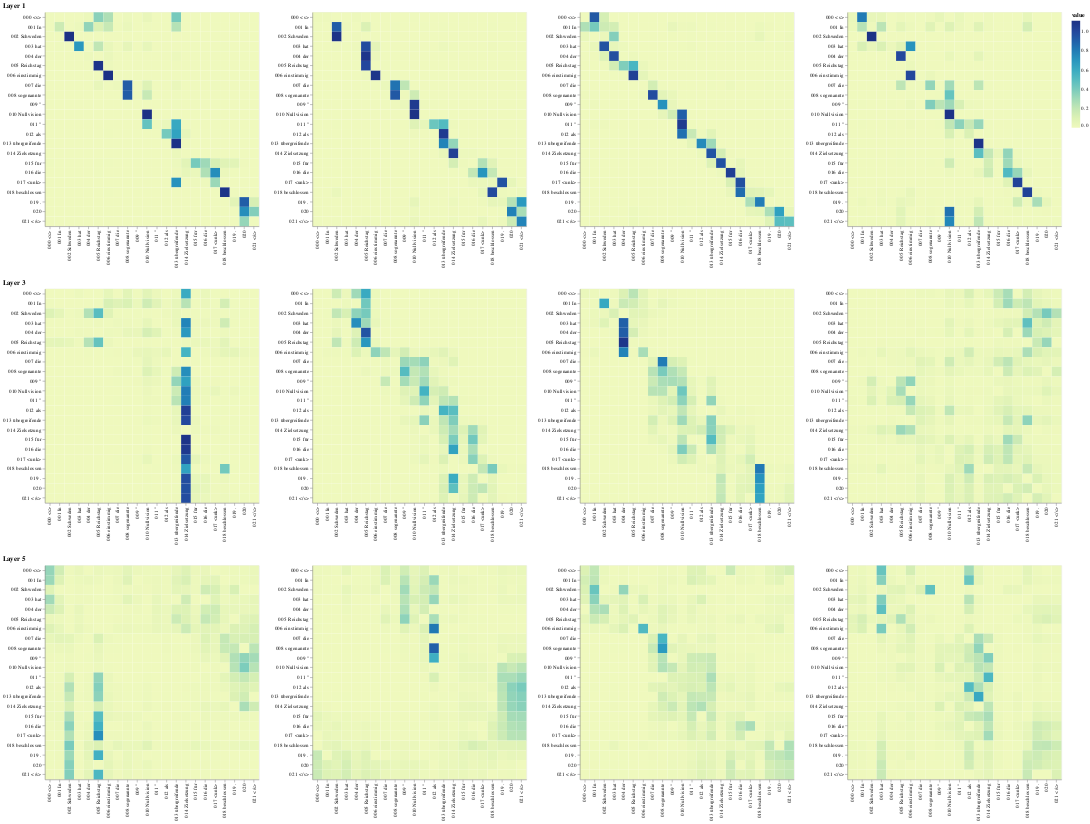

Notebook code cell kept with this figure:
### Code cell
def viz_encoder_self():
    model, example_data = run_model_example(n_examples=1)
    example = example_data[
        len(example_data) - 1
    ]  # batch object for the final example

    layer_viz = [
        visualize_layer(
            model, layer, get_encoder, len(example[1]), example[1], example[1]
        )
        for layer in range(6)
    ]
    return alt.hconcat(
        layer_viz[0]
        # & layer_viz[1]
        & layer_viz[2]
        # & layer_viz[3]
        & layer_viz[4]
        # & layer_viz[5]
    )


show_example(viz_encoder_self)

### Figure 1 — Vega-Lite specification as saved in the notebook (floating-point values rounded to 4 significant figures; data arrays with more than 128 entries replaced by an {"elided": "..."} marker saying what was removed)
{"config": {"view": {"continuousWidth": 400, "continuousHeight": 300}}, "hconcat": [{"vconcat": [{"hconcat": [{"data": {"name": "data-21e4723f0a6b9dee32a619f15b3fd46e"}, "mark": "rect", "encoding": {"color": {"field": "value", "type": "quantitative"}, "tooltip": [{"field": "row", "type": "quantitative"}, {"field": "column", "type": "quantitative"}, {"field": "value", "type": "quantitative"}, {"field": "row_token", "type": "nominal"}, {"field": "col_token", "type": "nominal"}], "x": {"axis": {"title": ""}, "field": "col_token", "type": "nominal"}, "y": {"axis": {"title": ""}, "field": "row_token", "type": "nominal"}}, "height": 400, "selection": {"selector006": {"type": "interval", "bind": "scales", "encodings": ["x", "y"]}}, "width": 400}, {"data": {"name": "data-7379deee7037b4201303054009f3fa48"}, "mark": "rect", "encoding": {"color": {"field": "value", "type": "quantitative"}, "tooltip": [{"field": "row", "type": "quantitative"}, {"field": "column", "type": "quantitative"}, {"field": "value", "type": "quantitative"}, {"field": "row_token", "type": "nominal"}, {"field": "col_token", "type": "nominal"}], "x": {"axis": {"title": ""}, "field": "col_token", "type": "nominal"}, "y": {"axis": {"title": ""}, "field": "row_token", "type": "nominal"}}, "height": 400, "selection": {"selector008": {"type": "interval", "bind": "scales", "encodings": ["x", "y"]}}, "width": 400}, {"data": {"name": "data-0ce73478bbe996c7630a9d85d274f993"}, "mark": "rect", "encoding": {"color": {"field": "value", "type": "quantitative"}, "tooltip": [{"field": "row", "type": "quantitative"}, {"field": "column", "type": "quantitative"}, {"field": "value", "type": "quantitative"}, {"field": "row_token", "type": "nominal"}, {"field": "col_token", "type": "nominal"}], "x": {"axis": {"title": ""}, "field": "col_token", "type": "nominal"}, "y": {"axis": {"title": ""}, "field": "row_token", "type": "nominal"}}, "height": 400, "selection": {"selector010": {"type": "interval", "bind": "scales", "encodings": ["x", "y"]}}, "width": 400}, {"data": {"name": "data-5a4f370612d2f826a64087ccdeece668"}, "mark": "rect", "encoding": {"color": {"field": "value", "type": "quantitative"}, "tooltip": [{"field": "row", "type": "quantitative"}, {"field": "column", "type": "quantitative"}, {"field": "value", "type": "quantitative"}, {"field": "row_token", "type": "nominal"}, {"field": "col_token", "type": "nominal"}], "x": {"axis": {"title": ""}, "field": "col_token", "type": "nominal"}, "y": {"axis": {"title": ""}, "field": "row_token", "type": "nominal"}}, "height": 400, "selection": {"selector012": {"type": "interval", "bind": "scales", "encodings": ["x", "y"]}}, "width": 400}]}, {"vconcat": [{"hconcat": [{"data": {"name": "data-0e517a7b10c96765b24c174981316c5d"}, "mark": "rect", "encoding": {"color": {"field": "value", "type": "quantitative"}, "tooltip": [{"field": "row", "type": "quantitative"}, {"field": "column", "type": "quantitative"}, {"field": "value", "type": "quantitative"}, {"field": "row_token", "type": "nominal"}, {"field": "col_token", "type": "nominal"}], "x": {"axis": {"title": ""}, "field": "col_token", "type": "nominal"}, "y": {"axis": {"title": ""}, "field": "row_token", "type": "nominal"}}, "height": 400, "selection": {"selector022": {"type": "interval", "bind": "scales", "encodings": ["x", "y"]}}, "width": 400}, {"data": {"name": "data-6462ac959753b070897212dcf35d1c44"}, "mark": "rect", "encoding": {"color": {"field": "value", "type": "quantitative"}, "tooltip": [{"field": "row", "type": "quantitative"}, {"field": "column", "type": "quantitative"}, {"field": "value", "type": "quantitative"}, {"field": "row_token", "type": "nominal"}, {"field": "col_token", "type": "nominal"}], "x": {"axis": {"title": ""}, "field": "col_token", "type": "nominal"}, "y": {"axis": {"title": ""}, "field": "row_token", "type": "nominal"}}, "height": 400, "selection": {"selector024": {"type": "interval", "bind": "scales", "encodings": ["x", "y"]}}, "width": 400}, {"data": {"name": "data-2823a55fb400808bf61d335ce5e41192"}, "mark": "rect", "encoding": {"color": {"field": "value", "type": "quantitative"}, "tooltip": [{"field": "row", "type": "quantitative"}, {"field": "column", "type": "quantitative"}, {"field": "value", "type": "quantitative"}, {"field": "row_token", "type": "nominal"}, {"field": "col_token", "type": "nominal"}], "x": {"axis": {"title": ""}, "field": "col_token", "type": "nominal"}, "y": {"axis": {"title": ""}, "field": "row_token", "type": "nominal"}}, "height": 400, "selection": {"selector026": {"type": "interval", "bind": "scales", "encodings": ["x", "y"]}}, "width": 400}, {"data": {"name": "data-994265153d37dfdeb5b7b84c03358b21"}, "mark": "rect", "encoding": {"color": {"field": "value", "type": "quantitative"}, "tooltip": [{"field": "row", "type": "quantitative"}, {"field": "column", "type": "quantitative"}, {"field": "value", "type": "quantitative"}, {"field": "row_token", "type": "nominal"}, {"field": "col_token", "type": "nominal"}], "x": {"axis": {"title": ""}, "field": "col_token", "type": "nominal"}, "y": {"axis": {"title": ""}, "field": "row_token", "type": "nominal"}}, "height": 400, "selection": {"selector028": {"type": "interval", "bind": "scales", "encodings": ["x", "y"]}}, "width": 400}]}], "title": "Layer 3"}, {"vconcat": [{"hconcat": [{"data": {"name": "data-efa49ef707ba3962096032daf8df91f8"}, "mark": "rect", "encoding": {"color": {"field": "value", "type": "quantitative"}, "tooltip": [{"field": "row", "type": "quantitative"}, {"field": "column", "type": "quantitative"}, {"field": "value", "type": "quantitative"}, {"field": "row_token", "type": "nominal"}, {"field": "col_token", "type": "nominal"}], "x": {"axis": {"title": ""}, "field": "col_token", "type": "nominal"}, "y": {"axis": {"title": ""}, "field": "row_token", "type": "nominal"}}, "height": 400, "selection": {"selector038": {"type": "interval", "bind": "scales", "encodings": ["x", "y"]}}, "width": 400}, {"data": {"name": "data-5f967368f64709e6bfd3e409d2ed6847"}, "mark": "rect", "encoding": {"color": {"field": "value", "type": "quantitative"}, "tooltip": [{"field": "row", "type": "quantitative"}, {"field": "column", "type": "quantitative"}, {"field": "value", "type": "quantitative"}, {"field": "row_token", "type": "nominal"}, {"field": "col_token", "type": "nominal"}], "x": {"axis": {"title": ""}, "field": "col_token", "type": "nominal"}, "y": {"axis": {"title": ""}, "field": "row_token", "type": "nominal"}}, "height": 400, "selection": {"selector040": {"type": "interval", "bind": "scales", "encodings": ["x", "y"]}}, "width": 400}, {"data": {"name": "data-faeabb865e1c2ca7c8a8bfe36321f913"}, "mark": "rect", "encoding": {"color": {"field": "value", "type": "quantitative"}, "tooltip": [{"field": "row", "type": "quantitative"}, {"field": "column", "type": "quantitative"}, {"field": "value", "type": "quantitative"}, {"field": "row_token", "type": "nominal"}, {"field": "col_token", "type": "nominal"}], "x": {"axis": {"title": ""}, "field": "col_token", "type": "nominal"}, "y": {"axis": {"title": ""}, "field": "row_token", "type": "nominal"}}, "height": 400, "selection": {"selector042": {"type": "interval", "bind": "scales", "encodings": ["x", "y"]}}, "width": 400}, {"data": {"name": "data-5dbea9c1eb39f11e2e72e26a016ff0b8"}, "mark": "rect", "encoding": {"color": {"field": "value", "type": "quantitative"}, "tooltip": [{"field": "row", "type": "quantitative"}, {"field": "column", "type": "quantitative"}, {"field": "value", "type": "quantitative"}, {"field": "row_token", "type": "nominal"}, {"field": "col_token", "type": "nominal"}], "x": {"axis": {"title": ""}, "field": "col_token", "type": "nominal"}, "y": {"axis": {"title": ""}, "field": "row_token", "type": "nominal"}}, "height": 400, "selection": {"selector044": {"type": "interval", "bind": "scales", "encodings": ["x", "y"]}}, "width": 400}]}], "title": "Layer 5"}], "title": "Layer 1"}], "$schema": "https://vega.github.io/schema/vega-lite/v4.17.0.json", "datasets": {"data-21e4723f0a6b9dee32a619f15b3fd46e": {"elided": "484 records"}, "data-7379deee7037b4201303054009f3fa48": {"elided": "484 records"}, "data-0ce73478bbe996c7630a9d85d274f993": {"elided": "484 records"}, "data-5a4f370612d2f826a64087ccdeece668": {"elided": "484 records"}, "data-0e517a7b10c96765b24c174981316c5d": {"elided": "484 records"}, "data-6462ac959753b070897212dcf35d1c44": {"elided": "484 records"}, "data-2823a55fb400808bf61d335ce5e41192": {"elided": "484 records"}, "data-994265153d37dfdeb5b7b84c03358b21": {"elided": "484 records"}, "data-efa49ef707ba3962096032daf8df91f8": {"elided": "484 records"}, "data-5f967368f64709e6bfd3e409d2ed6847": {"elided": "484 records"}, "data-faeabb865e1c2ca7c8a8bfe36321f913": {"elided": "484 records"}, "data-5dbea9c1eb39f11e2e72e26a016ff0b8": {"elided": "484 records"}}}
